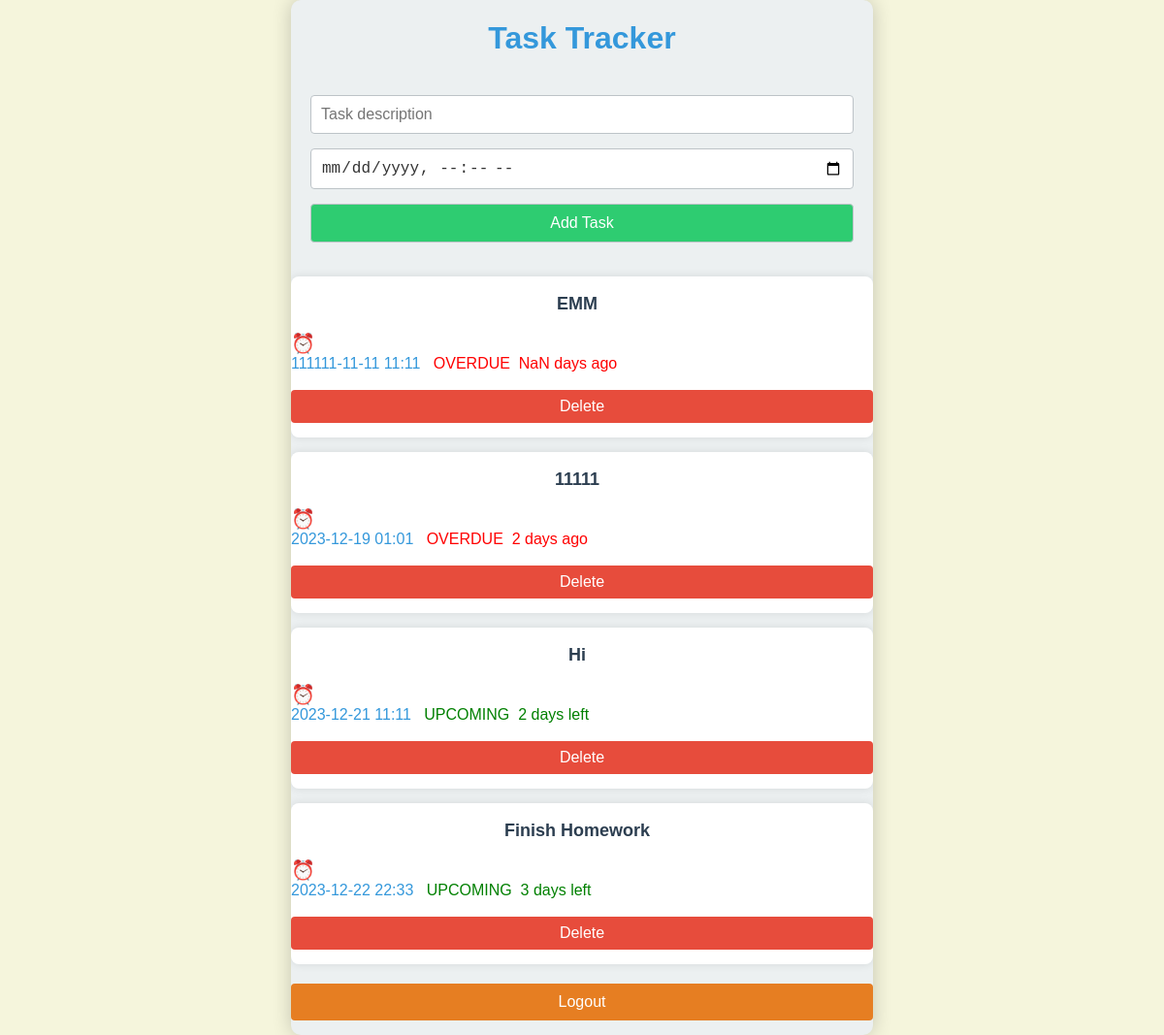
The page / (signed in) on the database its author committed.
### tables this page shows
CREATE TABLE tasks (
                id INTEGER PRIMARY KEY AUTOINCREMENT,
                description TEXT NOT NULL,
                due_date TEXT,
                user_id INTEGER,
                FOREIGN KEY(user_id) REFERENCES users(id)
            );

### app.py (the view)
@app.route('/')
def index():
    user_id = request.cookies.get('user_id')
    if not user_id:
        return redirect(url_for('login'))
    with sqlite3.connect(DATABASE) as connection:
        cursor = connection.cursor()
        cursor.execute("SELECT * FROM tasks WHERE user_id = ? ORDER BY due_date", (user_id,))
        tasks = cursor.fetchall()
    return render_template('index.html', tasks=tasks)

### templates/index.html (shortened to what this page needs)
<!DOCTYPE html>
<html lang="en">
<head>
</head>
<body>
    <div class="container">
        <h1>Task Tracker</h1>
        <form action="/add" method="post">
            <input type="text" name="description" placeholder="Task description" required>
            <input type="datetime-local" name="due_date" required>
            <button type="submit">Add Task</button>
        </form>
        <ul>
            {% for task in tasks %}
                <div class="task">
                    <div class="task-content">
                        <br>
                        <p class="description">{{ task[1] }}</p><br>
                        <span class="alarm-icon">⏰</span>
                        <p class="time">
                            {{ task[2].split('T')[0] }} {{ task[2].split('T')[1] }}
                        </p><br>
                        <button class="delete-btn" onclick="location.href='/delete/{{ task[0] }}'">Delete</button>
                    </div>
                </div>
            {% endfor %}
        </ul>
        <button class="logout-btn" onclick="location.href='/logout'">Logout</button>
    </div>
</body>
</html>

### templates/index.html (style rules this page uses)
body { font-family: 'Montserrat', sans-serif; background-color: #f5f5dc; margin: 0; padding: 0; display: flex; justify-content: center; align-items: center; }
.container { background-color: #ecf0f1; box-shadow: 0 0 20px rgba(0, 0, 0, 0.2); border-radius: 10px; overflow: hidden; width: 80%; max-width: 600px; }
h1 { color: #3498db; text-align: center; margin-bottom: 20px; }
form { padding: 20px; box-sizing: border-box; }
input, button { margin-bottom: 15px; width: 100%; padding: 10px; box-sizing: border-box; border: 1px solid #bdc3c7; border-radius: 4px; font-size: 16px; color: #333; }
button { background-color: #2ecc71; color: #fff; cursor: pointer; transition: background-color 0.3s ease; }
ul { list-style-type: none; padding: 0; margin: 0; }
.task { background-color: #fff; box-shadow: 0 0 10px rgba(0, 0, 0, 0.1); border-radius: 8px; overflow: hidden; margin-bottom: 15px; }
.delete-btn { background-color: #e74c3c; color: #fff; border: none; padding: 8px 15px; border-radius: 4px; cursor: pointer; transition: background-color 0.3s ease; }
p { text-align: center; margin: 0; }
.description { flex: 1; margin-right: 10px; color: #2c3e50; font-weight: bold; font-size: 18px; }
.time { color: #3498db; font-size: 16px; display: flex; align-items: center; }
.alarm-icon { font-size: 20px; margin-right: 5px; }
.logout-btn { background-color: #e67e22; color: #fff; border: none; padding: 10px 20px; border-radius: 4px; cursor: pointer; margin-top: 20px; display: block; margin-left: auto; margin-right: auto; }

### rows shown on the page
tasks: description "EMM", due_date "111111-11-11", due_date "11:11"
tasks: description "11111", due_date "2023-12-19", due_date "01:01"
tasks: description "Hi", due_date "2023-12-21", due_date "11:11"
tasks: description "Finish Homework", due_date "2023-12-22", due_date "22:33"
